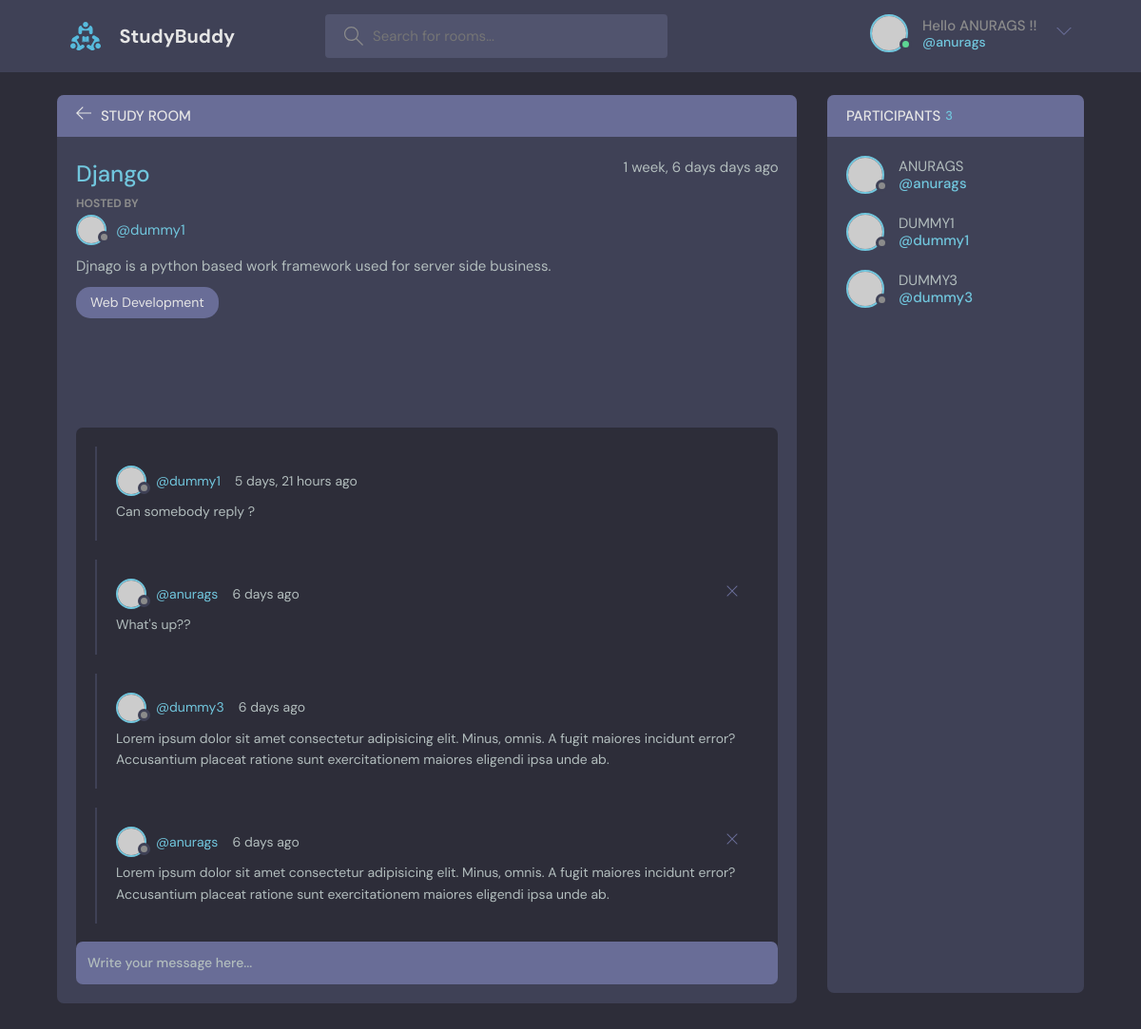
/room/2/ (signed in), run on the app's committed database.
### base/models.py (models this page shows, shortened)
class Room(models.Model):
    host =models.ForeignKey(User,on_delete=models.SET_NULL,null=True)
    topic = models.ForeignKey(Topic,on_delete=models.SET_NULL,null=True)
    name = models.CharField(max_length=200)
    description = models.TextField(null=True,blank=True)
    participants = models.ManyToManyField(User,related_name='participants',blank=True)
    updated = models.DateTimeField(auto_now=True)
    created = models.DateTimeField(auto_now_add=True)
    class Meta:
        ordering = ['-updated','-created']

class Topic(models.Model):
    name = models.CharField(max_length=200)
    def __str__(self) -> str:
        return self.name

class Message(models.Model):
    user = models.ForeignKey(User,on_delete=models.CASCADE)
    room = models.ForeignKey(Room,on_delete=models.CASCADE)
    body = models.TextField()
    updated = models.DateTimeField(auto_now=True)
    created = models.DateTimeField(auto_now_add=True)
    class Meta:
        ordering = ['-updated','-created']

### base/views.py (the view, shortened to what this page needs)
# urls.py: path('room/<str:pk>/',views.room,name ="room"),
def room(request,pk):
    room = Room.objects.get(id=pk)
    room_messages = room.message_set.all()
    participants = room.participants.all()
    context = {'room':room,'room_messages':room_messages,'participants':participants}
    return render(request,'base/room.html',context)

### base/templates/base/room.html (shortened to what this page needs)
{% extends 'main.html' %}
{% block content %}
    <main class="profile-page layout layout--2">
      <div class="container">
        <div class="room">
          <div class="room__top">
            <div class="room__topLeft">
              <a href="{% url 'home' %}">
                <svg version="1.1" xmlns="http://www.w3.org/2000/svg" width="32" height="32" viewBox="0 0 32 32">
                  <title>arrow-left</title>
                  <path
                    d="M13.723 2.286l-13.723 13.714 13.719 13.714 1.616-1.611-10.96-10.96h27.625v-2.286h-27.625l10.965-10.965-1.616-1.607z"
                  ></path>
                </svg>
              </a>
              <h3>Study Room</h3>
            </div>
          </div>
          <div class="room__box scroll">
            <div class="room__header scroll">
              <div class="room__info">
                <h3>{{room.name}}</h3>
                <span>{{room.created|timesince}} days ago</span>
              </div>
              <div class="room__hosted">
                <p>Hosted By</p>
                <a href="{% url 'user-profile' room.host.id %}" class="room__author">
                  <div class="avatar avatar--small">
                    <img src="https://randomuser.me/api/portraits/men/37.jpg" />
                  </div>
                  <span>@{{room.host.username}}</span>
                </a>
              </div>
              <div class="room__details">
                {{room.description}}
              </div>
              <span class="room__topics">{{room.topic}}</span>
            </div>
            <div class="room__conversation">
              <div class="threads scroll">
                {% for message in room_messages %}
                <div class="thread">
                  <div class="thread__top">
                    <div class="thread__author">
                      <a href="{% url 'user-profile' message.user.id %}" class="thread__authorInfo">
                        <div class="avatar avatar--small">
                          <img src="https://randomuser.me/api/portraits/men/37.jpg" />
                        </div>
                        <span>@{{message.user.username}}</span>
                      </a>
                      <span class="thread__date">{{message.created|timesince}} ago</span>
                    </div>
                    {% if request.user == message.user %}
                    <a href="{% url 'delete-message' message.id %}">
                    <div class="thread__delete">
                      <svg version="1.1" xmlns="http://www.w3.org/2000/svg" width="32" height="32" viewBox="0 0 32 32">
                        <title>remove</title>
                        <path
                          d="M27.314 6.019l-1.333-1.333-9.98 9.981-9.981-9.981-1.333 1.333 9.981 9.981-9.981 9.98 1.333 1.333 9.981-9.98 9.98 9.98 1.333-1.333-9.98-9.98 9.98-9.981z"
                        ></path>
                      </svg>
                    </div>
                  </a>
                  {% endif %}
                  </div>
                  <div class="thread__details">
                    {{message.body}}
                  </div>
                </div>
                {% endfor %}
              </div>
            </div>
          </div>
          <div class="room__message">
            <form action="" method="post">
              <input name="body" placeholder="Write your message here..." /></form>
          </div>
        </div>
        <div class="participants">
          <h3 class="participants__top">Participants <span>{{participants.count}}</span></h3>
          <div class="participants__list scroll">
            {% for user in participants %}
            <a href="{% url 'user-profile' user.id %}" class="participant">
              <div class="avatar avatar--medium">
                <img src="https://randomuser.me/api/portraits/men/37.jpg" />
              </div>
              <p>
                {{user.username.upper}}
                <span>@{{user.username}}</span>
              </p>
            </a>
            {% endfor %}
          </div>
        </div>
      </div>
    </main>
 {% endblock %}

### templates/navbar.html (shortened to what this page needs)
{% load static %}
<header class="header header--loggedIn">
    <div class="container">
      <a href="{% url 'home' %}" class="header__logo">
        <img src="{% static 'images/logo.svg' %}" />
        <h1>StudyBuddy</h1>
      </a>
      <form class="header__search" method = "GET" action = "{% url 'home' %}">
        <label>
          <input placeholder="Search for rooms..." />
        </label>
      </form>
      <nav class="header__menu">
        {% if request.user.is_authenticated %}
        <div class="header__user">
          <a href="{% url 'update-user' %}">
            <div class="avatar avatar--medium active">
              <img src="https://randomuser.me/api/portraits/men/37.jpg" />
            </div>
            <p>Hello {{request.user.username.upper}} !!<span>@{{request.user.username}}</span></p>
          </a>
          <button class="dropdown-button">
            <svg version="1.1" xmlns="http://www.w3.org/2000/svg" width="32" height="32" viewBox="0 0 32 32">
              <title>chevron-down</title>
              <path d="M16 21l-13-13h-3l16 16 16-16h-3l-13 13z"></path>
            </svg>
          </button>
        </div>
        {% else %}
        <a href="{% url 'login' %}">
          <img src="{% static 'images/avatar.svg' %}" />
          <p>Login</p>
        </a>
        {% endif %}
      </nav>
    </div>
  </header>

### data on the page
Room: name "Django", created "1 week, 6 days", host.username "dummy1", description "Djnago is a python based work framework used for server side business.", topic "Web Development"
Message: user.username "dummy1", created "5 days, 21 hours", body "Can somebody reply ?"
Message: user.username "anurags", created "6 days", body "What's up??"
Message: user.username "dummy3", created "6 days", body "Lorem ipsum dolor sit amet consectetur adipisicing elit. Minus, omnis. A fugit maiores incidunt error? Accusantium placeat ratione sunt exercitationem maiores eligendi ipsa unde ab."
Message: user.username "anurags", created "6 days", body "Lorem ipsum dolor sit amet consectetur adipisicing elit. Minus, omnis. A fugit maiores incidunt error? Accusantium placeat ratione sunt exercitationem maiores eligendi ipsa unde ab."

### other printed values
{{ request.user.username.upper }} "ANURAGS"
{{ request.user.username }} "anurags"
{{ participants.count }} "3"
{{ user.username.upper }} "ANURAGS"
{{ user.username }} "anurags"
{{ user.username.upper }} "DUMMY1"
{{ user.username }} "dummy1"
{{ user.username.upper }} "DUMMY3"
{{ user.username }} "dummy3"
